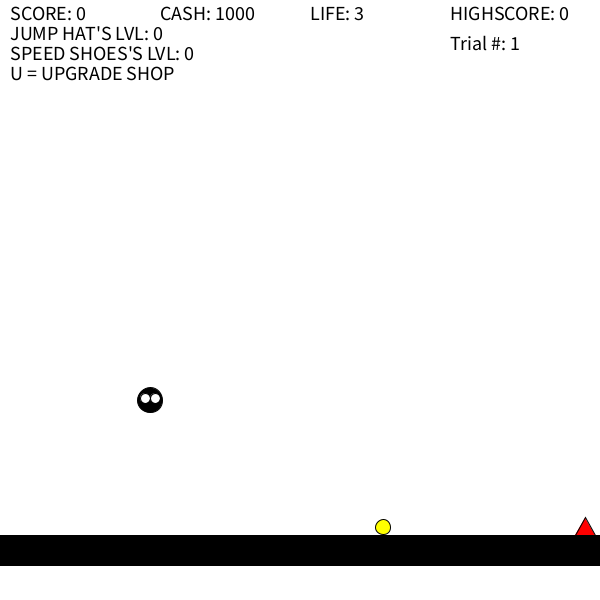
Frame 1 (no input)
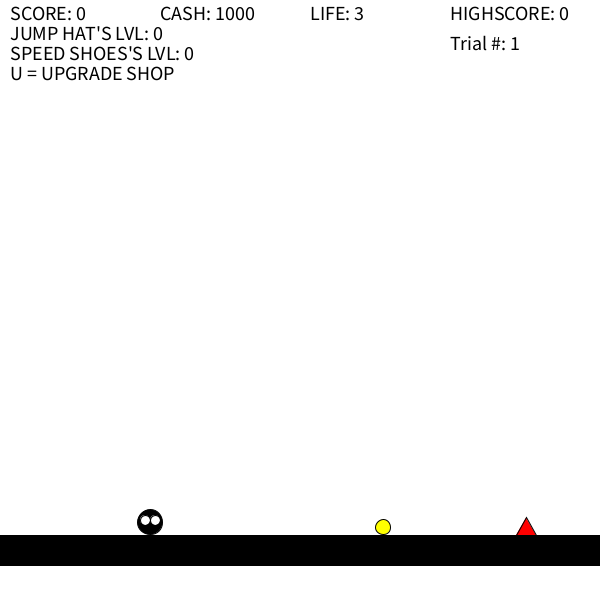
Frame 60 (the mouse pressed at the canvas centre just before this capture)
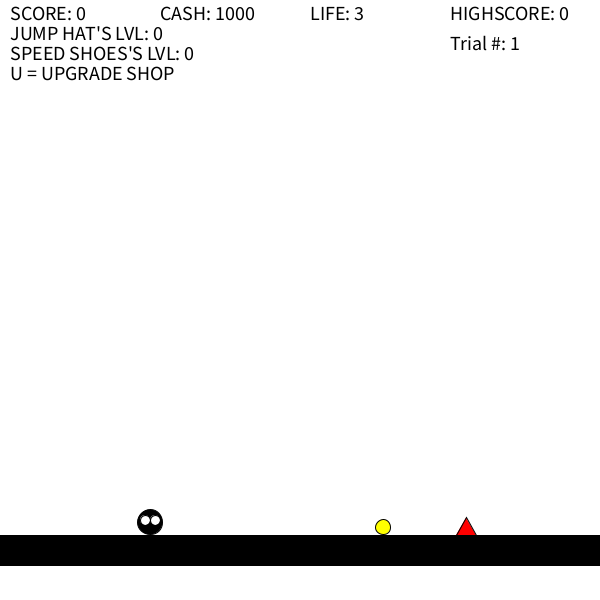
Frame 120 (the mouse held since frame 60 and released just before this capture)

The Processing sketch that drew these frames (run headless with seeded random() and noise(); from frame 60 on, the mouse is pressed at the canvas centre):

// Processing sketch: Ninja_Ball
// ── Ninja_Ball.pde
//Ninja Ball
//add blinking press the ENTER key etc.
int score = 0;
int cash = 1000; //fix to zero after testing
int lives = 3; //fix to zero after testing
int trial = 1;
float randomy = random(15, 585);
int highscore = 0;
int jumphatlvl = 0;
int speedshoeslvl = 0;
int msgtimer = 0; //message timer
Platform pf = new Platform(300, 550, 255);
Player me = new Player(150, 400);
Enemy spike = new Enemy(585, 535, 20, 1);
Powerups coin = new Powerups((int)randomy, 527);
//Helmets jump = new Helmets (me.cx, me.cy, 20);

String errormessage = "";
String C = "";
String R = "";
String J = "";
String S = "";
String shop = "";
int state = 0;

void setup() {
  size(600, 600);
}

void keyPressed() {
  if (keyCode == LEFT) {
    me.left();
  } else if (keyCode == RIGHT) {
    me.right();
  } else if (keyCode == UP) {
    me.up();
  }
  if (key=='c') {
    buyLife();
  }
  if (key=='r') {
    slowSpike();
  }
  if (key=='j' && cash >= 100) {
    me.helmeton = true;
    if (jumphatlvl < 5) {
      me.cvyjump -= 0.5;
      cash -= 100;
      jumphatlvl += 1;
    }
  } else if (key =='j' && cash < 100) {
    textSize(20);
    errormessage = "YOU DON'T HAVE ENOUGH MONEY"; //, 120, 100);
    msgtimer = 50;
  }
  if (key=='s' && cash >= 100) {
//    me.helmeton = true;
    if (speedshoeslvl < 5) {
      me.cvxspeed += 0.7;
      cash -= 100;
      speedshoeslvl += 1;
    }
  } else if (key =='s' && cash < 100) {
    textSize(20);
    errormessage = "YOU DON'T HAVE ENOUGH MONEY"; //, 120, 100);
    msgtimer = 50;
  }
  if (key=='u') {
    showupgrade();
  }
  //  println(keyCode);
}

void keyReleased() {
  if (me.cvx < 0 && keyCode == LEFT) {
    me.cvx = 0;
  }
  if (me.cvx > 0 && keyCode == RIGHT) {
    me.cvx = 0;
  }
  //  println(keyCode);
}

void draw() {
  if (state == 0) {
    pf.draw();
    me.draw(pf);
    spike.draw(me);
    //    if (score > 5) {
    //      spike.draw(me);      
    //    }
    coin.draw(me);
    fill(0);
    if (msgtimer == 0) {
      errormessage = "";
      C = "";
      R = "";
      J = "";
      S = "";
      shop = "";
    }
    text(errormessage, 120, 200);
    fill(66, 244, 212);
    text(shop, 10, 100);
    fill(0, 0, 0);
    text(C, 10, 120);
    text(R, 10, 140);
    text(J, 10, 160);
    text(S, 10, 180);
    
    if (msgtimer > 0) {
      msgtimer -= 1;
    }
    fill(0);
    textSize(20);
    text("HIGHSCORE: " + highscore, 450, 20);
    text("Trial #: "+trial, 450, 50);
    text("SCORE: "+score, 10, 20);
    text("CASH: "+cash, 160, 20);
    text("LIFE: "+lives, 310, 20);
    text("JUMP HAT'S LVL: "+jumphatlvl, 10, 40);
    text("SPEED SHOES'S LVL: "+speedshoeslvl, 10, 60);
    text("U = UPGRADE SHOP", 10, 80);
    if (lives <= 0) {
      state = 1;
    }
    if (score > highscore) {
      highscore = score;
    }
  } else if (state==1) {
    gameOver();
  }
}

class Helmets {
  float len;
  float hscale;
  float yoff;
  Helmets(float jl, float sc, float yo) {
    len = jl;
    hscale = sc;
    yoff = yo;
  }
  void draw(float jhx, float jhy) {
    float x1, y1, x2, y2, x3, y3;
    jhy = jhy + yoff;
    x1 = -len / 2 + jhx;
    y1 = 0 + jhy;
    x2 = len / 2 + jhx;
    y2 = 0 + jhy;
    x3 = 0 + jhx;
    y3 = -len / 2 * tan(2*PI * 60.0 / 360)*hscale + jhy;
    fill(0, 0, 255);
    triangle(x1, y1, x2, y2, x3, y3);
  }
}

void slowSpike() {
  if (cash >= 50) {
    cash -= 50;
    spike.es = 1;
  } else if (cash < 50) {
    textSize(20);
    errormessage = "YOU DON'T HAVE ENOUGH MONEY"; //, 120, 100);
    msgtimer = 50;
  }
}

void buyLife() {
  if (cash >= 25) {
    cash -= 25;
    lives++;
  } else if (cash < 25) {
    textSize(20);
    errormessage = "YOU DON'T HAVE ENOUGH MONEY"; //, 120, 100);
    msgtimer = 50;
  }
}

void gameOver() {  
  background(255);
  score = 0;
  fill(255, 0, 0);
  textSize(80);
  text("GAME OVER", 60, 180);

  fill(0);
  textSize(30);
  if(frameCount % 60 < 30) {
    fill(0);
  }else{
    fill(255,255,255);
  }
  text("Press the ENTER key to play again", 60, 240);

  //noLoop();
  if (keyCode == ENTER) {
    lives = 3;
    state = 0;
    trial += 1;
    spike.es = 1;
    spike.ex = 585;
    spike.ey = 535;
  }
}

class Powerups {
  int pux;
  int puy;
  Powerups(int x, int y) {
    pux = x;
    puy = y;
  }
  void draw(Player m) {
    fill(255, 255, 0);
    ellipse(pux, puy, 15, 15);
    if ( dist(m.cx, m.cy, pux, puy) < 15) {
      cash++;
      pux = (int)random(15, 585);
    }
  }
}

class Enemy {
  int ex;
  int ey;
  float len;
  float x1, y1, x2, y2, x3, y3;
  float es; //speed
  Enemy(int x, int y, float l, float s) {
    ex = x;
    ey = y;
    len = l;
    es = s;
  }
  void draw(Player m) {
    fill(255, 0, 0);
    x1 = -len / 2 + ex;
    y1 = 0 + ey;
    x2 = len / 2 + ex;
    y2 = 0 + ey;
    x3 = 0 + ex;
    y3 = -len / 2 * tan(2*PI * 60.0 / 360) + ey;
    triangle(x1, y1, x2, y2, x3, y3);
    ex -= es;
    if ( ex < 0) {
      ex += width;
      score++;
      es += 0.25;
    }
    if (lives > 0) {
      if ( dist(m.cx, m.cy, ex, ey) < 15) {
        lives--;
        m.cx = 0;
        m.cx = 150;
        m.cy = 400;
        //      score--;
      }
    }
    //if(ex > m.cx || ex < m.cx || ex != 15) {
    //  ex -= 5;
    //}
  }
}

class Platform {
  float px;
  float py;
  float bc; //background color
  Platform(int x, int y, int c) {
    px = x;
    py = y;
    bc = c;
  }
  void draw() {
    background(bc);
    fill(0);
    rectMode(CENTER);
    rect(px, py, 800, 30);
    data();
  }
}

class Player {
  float cx;
  float cy;
  float cvx;
  float cvy;
  float cvyjump;
  float cvxspeed;
  boolean canjump;
  boolean helmeton;
  Helmets jh;
  Player(int x, int y) {
    cx = x;
    cy = y;
    canjump = true;
    cvx = 0;
    cvy = 0;
    cvyjump = -5;
    cvxspeed = 5;
    helmeton = false;
    jh = new Helmets(27, 0.3, -8);
  }
  void left() {
    cvx = -1 * cvxspeed;
    //    if (cx > 15) {
    //      cx -= 5;
    //    }
  }
  void right() {
    cvx = cvxspeed;
    //    if (cx < 585) {
    //      cx += 5;
    //    }
  }
  void up() {
    //    jump();
    //    println(canjump);
    if (canjump == true) {
      cvy = cvyjump;
      cy = cy + cvy;
    }
  }
  void draw(Platform a) {    
    if (cx > 585) {
      cvx = 0;
      cx = 585;
    }
    if (cx < 15) {
      cvx = 0;
      cx = 15;
    }

    if (cy < a.py-28) {
      cvy = cvy + 0.2;
      canjump = false;
    } else {
      cvy = 0;
      canjump = true;
      cy = a.py-28;
    }
    cx = cx + cvx;
    cy = cy + cvy;
    //    println("cy: "+ cy);
    //    println("cx: " + cx);
    //    println("cvy: "+ cvy);
    //    println("cvx: " + cvx);

    fill(0);
    ellipse(cx, cy, 25, 25);

    fill(255);
    ellipse(cx+5, cy-2, 10, 10);
    ellipse(cx-5, cy-2, 10, 10);

    if (lives == 0) {
      cx = 150;
      cy = 400;
      lives = 3;
    }
    if (helmeton == true) {
      jh.draw(cx, cy);
    }
  }
  //  void jump() {
  //    for(int i = 0 ; i < 10 ; i++) {
  //        cy -= 8;
  //        delay(10);
  //    }
  //    delay(100);
  //  }
}

void showupgrade() {
  C = "C = 1+  life (takes $25)";
  R = "R = slows spike speed (takes $50)";
  J = "J = jump higher helmet (takes $100(5 lvls))";
  S = "S = speed shoes (takes $100(5lvls))";
  shop = "SHOP:";
  msgtimer = 200;
}

//TESTING DATA
void data() {
  println("score: "+score);
  println("cash: "+cash);
  println("lives: "+lives);
  println("jumphatlvl: "+jumphatlvl);
  println("speedshoeslvl: "+speedshoeslvl);
  println("msgtimer: "+msgtimer);
  println("player x: "+me.cx);
  println("player y: "+me.cy);
  println("player velocity x: "+me.cvx);
  println("player velocity y: "+me.cvy);
  println();
}
